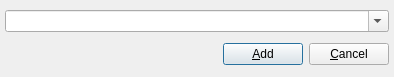
<ui version="4.0" >
 <class>AddUrlDialog</class>
 <widget class="QDialog" name="AddUrlDialog" >
  <property name="geometry" >
   <rect>
    <x>0</x>
    <y>0</y>
    <width>394</width>
    <height>77</height>
   </rect>
  </property>
  <property name="windowTitle" >
   <string>Enter URL to add</string>
  </property>
  <layout class="QGridLayout" >
   <property name="leftMargin" >
    <number>5</number>
   </property>
   <property name="topMargin" >
    <number>5</number>
   </property>
   <property name="rightMargin" >
    <number>5</number>
   </property>
   <property name="bottomMargin" >
    <number>5</number>
   </property>
   <item row="0" column="0" colspan="3" >
    <widget class="QComboBox" name="urlComboBox" >
     <property name="editable" >
      <bool>true</bool>
     </property>
    </widget>
   </item>
   <item row="1" column="0" >
    <spacer>
     <property name="orientation" >
      <enum>Qt::Horizontal</enum>
     </property>
     <property name="sizeHint" >
      <size>
       <width>181</width>
       <height>20</height>
      </size>
     </property>
    </spacer>
   </item>
   <item row="1" column="1" >
    <widget class="QPushButton" name="addButton" >
     <property name="text" >
      <string>&amp;Add</string>
     </property>
    </widget>
   </item>
   <item row="1" column="2" >
    <widget class="QPushButton" name="cancelButton" >
     <property name="text" >
      <string>&amp;Cancel</string>
     </property>
    </widget>
   </item>
  </layout>
 </widget>
 <resources/>
 <connections>
  <connection>
   <sender>addButton</sender>
   <signal>clicked()</signal>
   <receiver>AddUrlDialog</receiver>
   <slot>accept()</slot>
   <hints>
    <hint type="sourcelabel" >
     <x>248</x>
     <y>51</y>
    </hint>
    <hint type="destinationlabel" >
     <x>184</x>
     <y>72</y>
    </hint>
   </hints>
  </connection>
  <connection>
   <sender>cancelButton</sender>
   <signal>clicked()</signal>
   <receiver>AddUrlDialog</receiver>
   <slot>reject()</slot>
   <hints>
    <hint type="sourcelabel" >
     <x>343</x>
     <y>62</y>
    </hint>
    <hint type="destinationlabel" >
     <x>392</x>
     <y>60</y>
    </hint>
   </hints>
  </connection>
 </connections>
</ui>
